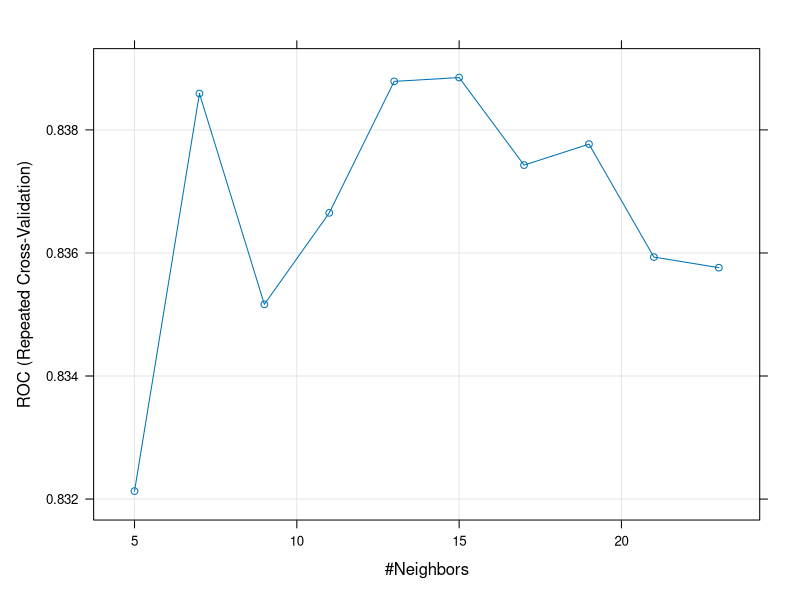

Source code (R): (Note: this script raises an error after producing the figure.)
setwd("C:/data_mining/knn")
# install.packages(c("caret", "e1071"))
library(caret)
library(e1071)

set.seed(123)
president <- read.csv("US Presidential Data.csv")
head(president$Win.Loss)

president$Win.Loss <- ifelse(president$Win.Loss==1, "win", "loss")
index = createDataPartition(president$Win.Loss, p = 0.7, list = F)
train = president[index,]
validation = president[-index,]

# 모델 설정
# 10-fold cross validation, 반복 횟수등을 설정함
x = trainControl(method = 'repeatedcv',
                number = 10,
                
                repeats = 10,
                classProbs = TRUE,
                summaryFunction = twoClassSummary)

model <- caret::train(Win.Loss~., data=train, method='knn',
                                  # 정규화 하는 옵션 
                                  # center: 평균을 빼주고, 
                                  # scale: 표준편차로 나눠줌
                                  preProcess=c("center", "scale"),
                                  
                                  trControl = x, metric = "ROC", tuneLength = 10)

model

plot(model)

valid.pred <- predict(model, validation, type='prob')
valid.pred

table(apply(valid.pred, 1, which.max), validation$Win.Loss)

model <- caret::train(Win.Loss~., data=train, method='adaboost',
                                  # 정규화 하는 옵션 
                                  # center: 평균을 빼주고, 
                                  # scale: 표준편차로 나눠줌
                                  preProcess=c("center", "scale"),
                                  
                                  trControl = x, metric = "ROC", tuneLength = 10)

model

plot(model)